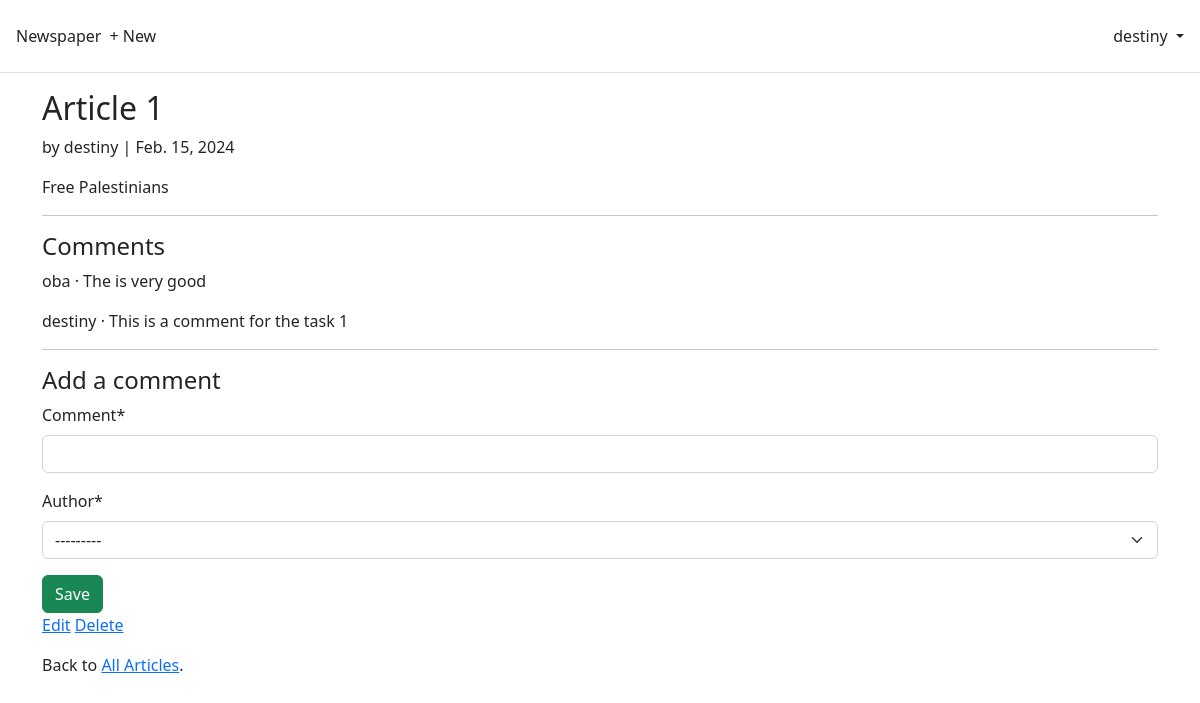
The app's page /articles/1/ (signed in) with its own data.
### accounts/models/customuser.py (models this page shows)
class CustomUser(AbstractUser):
    age = models.PositiveIntegerField(null=True, blank=True)

### articles/models/article.py (models this page shows, shortened)
class Article(models.Model):
    title = models.CharField(max_length=255)
    body = models.TextField()
    date = models.DateField(auto_now_add=True)
    author = models.ForeignKey(
        settings.AUTH_USER_MODEL,
        on_delete=models.CASCADE
    )

### articles/models/comment.py (models this page shows, shortened)
class Comment(models.Model):
    article = models.ForeignKey(Article, on_delete=models.CASCADE)
    comment = models.CharField(max_length=140)
    author = models.ForeignKey(
        settings.AUTH_USER_MODEL,
        on_delete=models.CASCADE,
    )
    def __str__(self):
        return self.comment

### articles/views.py (the view, shortened to what this page needs)
# urls.py: path("<int:pk>/", ArticleDetailView.as_view(), name="article_detail"),
class ArticleDetailView(LoginRequiredMixin, View):  # new
    def get(self, request, *args, **kwargs):
        view = CommentGet.as_view()
        return view(request, *args, **kwargs)

### articles/forms.py
class CommentForm(forms.ModelForm):
    class Meta:
        model = Comment
        fields = ("comment", "author")

### articles/views.py (called while the page is built)
    def get_context_data(self, **kwargs):
        context = super().get_context_data(**kwargs)
        context["form"] = CommentForm()
        return context

### templates/article_detail.html
{% extends "base.html" %}
{% load crispy_forms_tags %}
{% block content %}
<div class="article-entry">
  <h2>{{ object.title }}</h2>
  <p>by {{ object.author }} | {{ object.date }}</p>
  <p>{{ object.body }}</p>
</div>
<hr>
<h4>Comments</h4>
{% for comment in article.comment_set.all %}
<p>{{ comment.author }} &middot; {{ comment }}</p>
{% endfor %}
<hr>
<h4>Add a comment</h4>
<form action="" method="post">{% csrf_token %}
  {{ form|crispy }}
  <button class="btn btn-success ml-2" type="submit">Save</button>
</form>
<div>
  {% if article.author.pk == request.user.pk %}
  <p><a href="{% url 'article_edit' article.pk %}">Edit</a>
    <a href="{% url 'article_delete' article.pk %}">Delete</a>
  </p>
  {% endif %}
  <p>Back to <a href="{% url 'article_list' %}">All Articles</a>.</p>
</div>
{% endblock content %}

### templates/base.html (shortened to what this page needs)
<!DOCTYPE html>
<html>
<head>
  <link href="https://cdn.jsdelivr.net/npm/bootstrap@5.2.3/dist/css/bootstrap.min.css" rel="stylesheet"
>
</head>
<body>
  <header class="p-3 mb-3 border-bottom">
    <div class="d-flex flex-wrap align-items-center justify-content-center
        justify-content-lg-start">
      <a class="navbar-brand" href="{% url 'home' %}">Newspaper</a>
      <ul class="nav col-12 col-lg-auto me-lg-auto mb-2 justify-content-center
          mb-md-0">
        {% if user.is_authenticated %}
        <li><a href="{% url 'article_new' %}" class="nav-link px-2 link-dark">+ New</a></li>
      </ul>
      <div class="dropdown text-end">
        <a href="#" class="d-block link-dark text-decoration-none dropdown-toggle" id="dropdownUser1"
          data-bs-toggle="dropdown" aria-expanded="false">
          {{ user.username }}
        </a>
      </div>
      {% endif %}
    </div>
  </header>
  <main>
    <div class="container">
      {% block content %}
      {% endblock content %}
    </div>
  </main>
</body>
</html>

### records on screen
CustomUser: username "destiny"
Article: title "Article 1", author "destiny", date "Feb. 15, 2024", body "Free Palestinians"
Comment: author "oba", comment "The is very good"
Comment: author "destiny", comment "This is a comment for the task 1"
